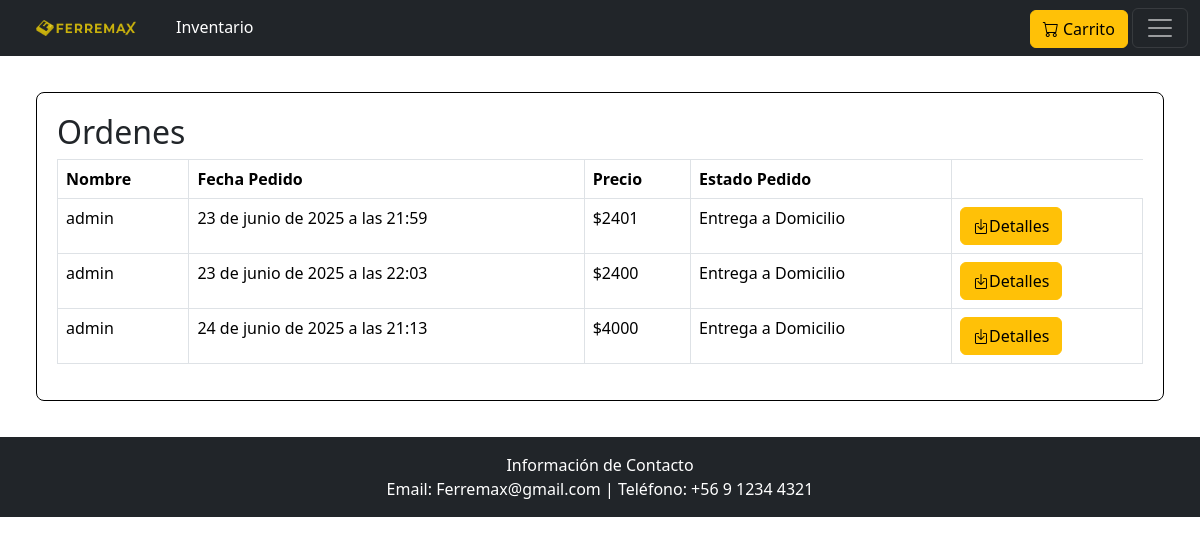
/Administrar-pedidos/ (signed in), run on an earlier commit of the app's database.
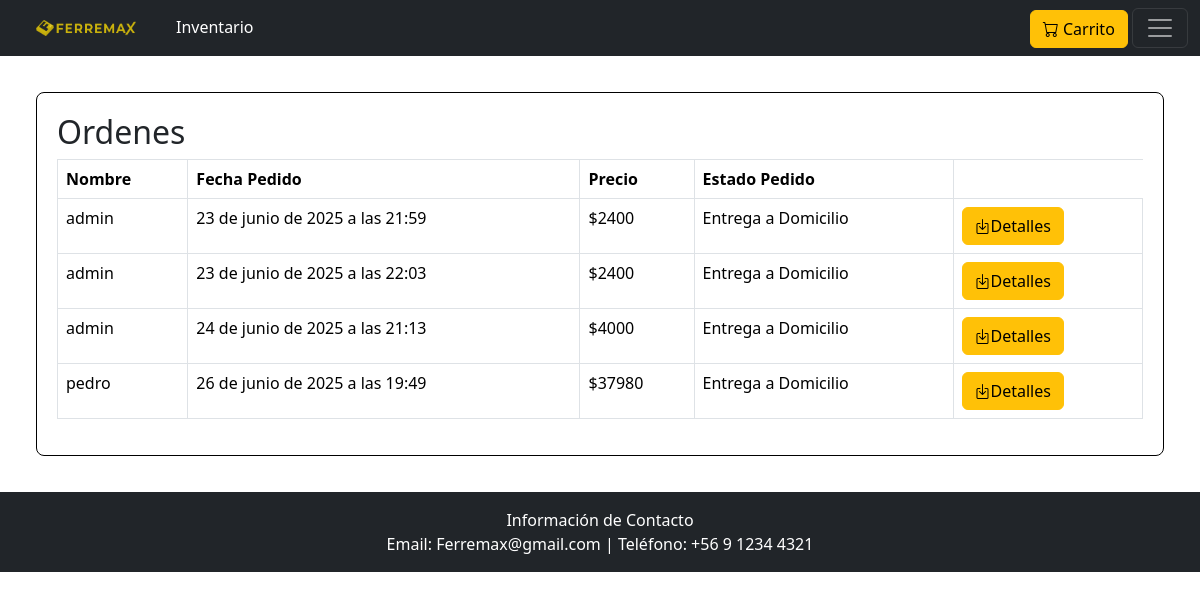
And on a later commit of the database.
### myapp/models.py (models this page shows, shortened)
class Venta(models.Model):
    cliente = models.ForeignKey(settings.AUTH_USER_MODEL, on_delete=models.CASCADE)
    fecha = models.DateTimeField(auto_now_add=True)
    direcion= models.CharField(max_length=255)
    estadopedido=models.IntegerField(choices=ESTADOS_PEDIDO, default=0)
    paypal_transaction_id = models.CharField(max_length=100)

class UsuarioPersonalizado(AbstractUser):
    Clase=models.IntegerField(choices=TIPO_Cargos, default=0)
    telefono = models.CharField(max_length=20, blank=True, null=True)
    direccion = models.CharField(max_length=255, blank=True, null=True)
    fecha_nacimiento = models.DateField(blank=True, null=True)

### myapp/views.py (the view)
# urls.py: path('Administrar-pedidos/', views.VerPedidos, name='VerPedidos'),
@cargo_requerido('ADMIN','Vendedor','Contador','Bodeguero')
def VerPedidos(request):
    ventas = Venta.objects.select_related('cliente').annotate(
        total_venta=Sum('detalle__precioTotal')
    )
    return render(request, 'VerPerdidos.html', {'ventas': ventas})

### myapp/views.py (called while the page is built)
def cargo_requerido(*nombres_cargos):
    if len(nombres_cargos) == 1 and isinstance(nombres_cargos[0], (list, tuple)):
        nombres_cargos = nombres_cargos[0]
    def decorador(view_func):
        @wraps(view_func)
        def _wrapped_view(request, *args, **kwargs):
            cargos_permitidos = []
            for nombre in nombres_cargos:
                if isinstance(nombre, str):
                    codigo = NOMBRE_A_CODIGO_CARGO.get(nombre.lower())
                    if codigo is not None:
                        cargos_permitidos.append(codigo)
                else:pass
            if request.user.is_authenticated and request.user.Clase in cargos_permitidos:
                return view_func(request, *args, **kwargs)
            return HttpResponseForbidden("Acceso denegado.")
        return _wrapped_view
    return decorador

### myapp/Templates/VerPerdidos.html (shortened to what this page needs)
{% extends 'plantillabase.html' %}
{% block content %}
<div style="margin: 3%; padding:20px; border: 1px solid #000000; border-radius: 8px;">
    <h2>Ordenes </h2>
    <table class="table table-bordered">
        <thead>
            <tr>
                <th>Nombre</th>
                <th>Fecha Pedido</th>
                <th>Precio</th>
                <th>Estado Pedido</th>
            </tr>
        </thead>
        <tbody>
            {% for venta in ventas %}
            <tr>
                <td>{{ venta.cliente.username }}</td>
                <td>{{ venta.fecha }}</td>
                <td>${{ venta.total_venta }}</td>
                <td>{% if venta.tipoenvio == 0 %}Retiro en Tienda{% else %}Entrega a Domicilio{% endif %}</td>
                <td style="justify-content: center;"><a href="{% url 'detalle_venta' venta.id %}"  class="bbi bi-box-arrow-in-down btn btn-warning" >Detalles</a></td>
            </tr>
            {% empty %}
            <tr>
                <td colspan="4">No hay Ordenes.</td>
            </tr>
            {% endfor %}
        </tbody>
    </table>
</div>
{% endblock %}

What changed in the data, as far as the page shows it:
changed Venta "23 de junio de 2025 a las 21:59": total_venta "2401" → "2400"
added Venta: cliente.username "pedro", fecha "26 de junio de 2025 a las 19:49", total_venta "37980"
